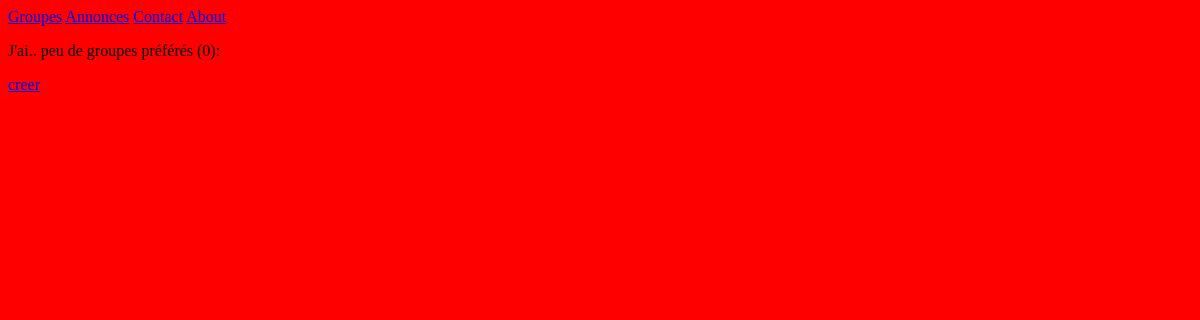
Before: / with the older database file.
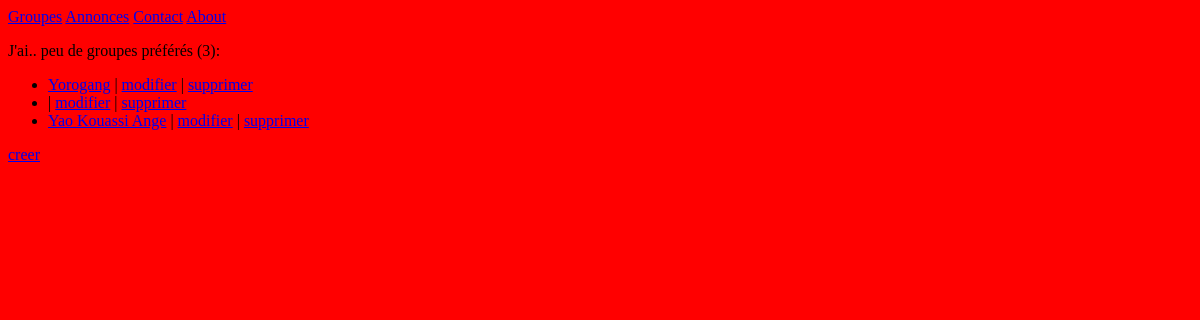
After: the same page with the newer database file.
### listings/models.py (models this page shows, shortened)
class Band(models.Model):
    class Genre(models.TextChoices):
        HIP_HOP = 'HH'
        SYNTH_POP = 'SP'
        ALTERNATIVE_ROCK = 'AR'
        COUPE_DECALER = 'CD'
    name = models.fields.CharField(max_length=100)
    genre = models.fields.CharField(choices=Genre.choices, max_length=5)
    biography = models.fields.CharField(max_length=1000)
    year_formed = models.fields.IntegerField(validators=[MinValueValidator(1900), MaxValueValidator(2021)])
    active = models.fields.BooleanField(default=True)
    official_homepage = models.fields.URLField(null=True, blank=True)

### listings/views.py (the view)
# urls.py: path('', views.bands, name="bands"),
def bands(request):
    bands = Band.objects.all()
    return render(request, 'listings/bands.html', {'bands': bands})

### listings/templates/listings/bands.html
{% extends 'listings/base.html' %}
{% block content %}
    <p>
        J'ai..
        {% if bands|length < 5 %}
            peu de
        {% elif bands|length < 10 %}
            quelques
        {% else %}
            baucoup de
        {% endif %}
        groupes préférés ({{bands|length}}):
    </p>
    <ul>
        {% for band in  bands%}
            <li>
                <a href="{% url 'bands-detail' band.id %}">{{ band.name }}</a>
                | <a href="{% url 'bands-change' band.id %}">modifier</a>
                | <a href="{% url 'bands-delete' band.id %}">supprimer</a>
            </li>
        {% endfor %}
    </ul>
    <a href="{% url 'bands-create'%}"> creer</a>
{% endblock  %}

### listings/templates/listings/base.html (shortened to what this page needs)
{% load static %}
<html lang="en">
<head>
    <link rel="stylesheet" href="{% static 'listings/styles.css' %}" />
</head>
<body>
    <nav>
        <a href="{% url 'bands' %}">Groupes</a>
        <a href="{% url 'listings' %}">Annonces</a>
        <a href="{% url 'contact' %}">Contact</a>
        <a href="{% url 'about' %}">About</a>
    </nav>
    {% block content %}{% endblock %}
</body>
</html>

### listings/static/listings/styles.css (style rules this page uses)
* { background: red; }

Changed rows visible on the page:
added Band: name "Yorogang"
added Band: name "Yao Kouassi Ange"
Other visible differences:
{{ bands|length }}: "0" → "3"
